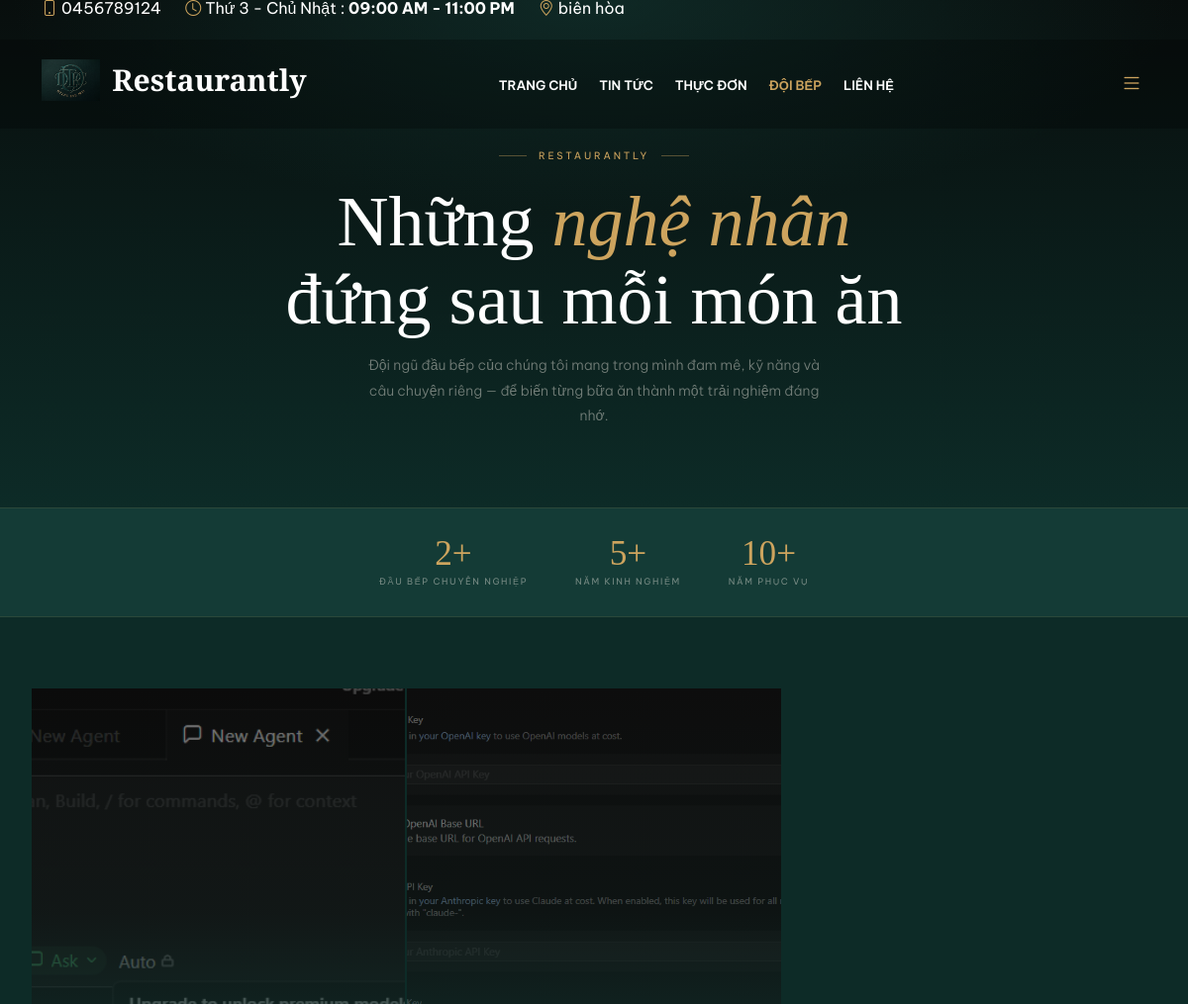
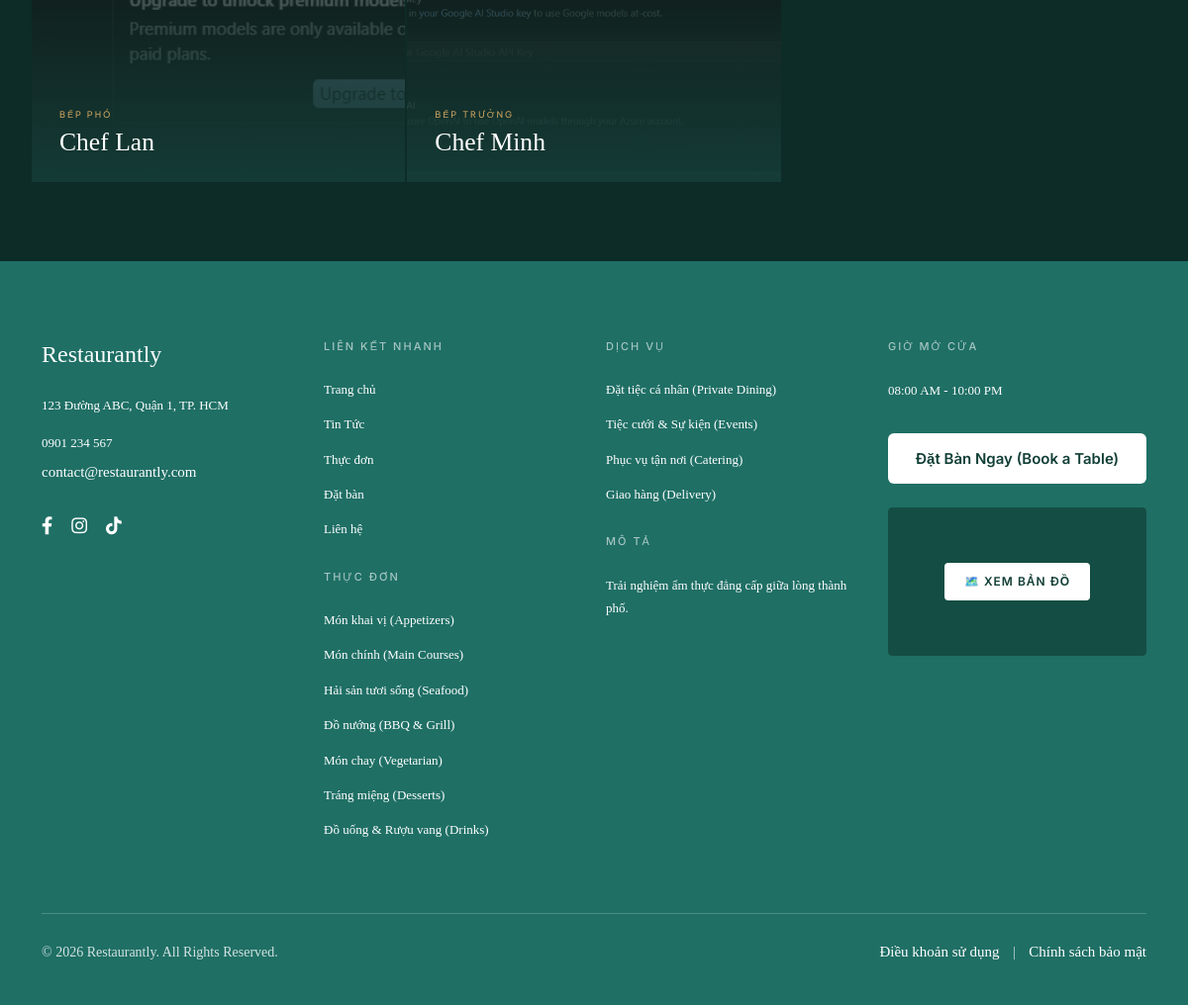
The app's page /chefs.php with its own data (2 pictures, top to bottom).
### tables this page shows
CREATE TABLE `chefs` (
  `id` int(11) NOT NULL,
  `name` varchar(100) DEFAULT NULL,
  `position` varchar(100) DEFAULT NULL,
  `image` varchar(255) DEFAULT NULL,
  `experience` int(11) DEFAULT 0,
  `specialty` varchar(255) DEFAULT NULL,
  `description` text DEFAULT NULL,
  `quote` varchar(255) DEFAULT NULL,
  `facebook` varchar(255) DEFAULT NULL,
  `instagram` varchar(255) DEFAULT NULL,
  `email` varchar(255) DEFAULT NULL,
  `is_active` tinyint(1) DEFAULT 1,
  `is_featured` tinyint(1) DEFAULT 0,
  `sort_order` int(11) DEFAULT 0
);

CREATE TABLE `footer_links` (
  `id` int(11) NOT NULL,
  `title` varchar(255) NOT NULL,
  `url` varchar(255) NOT NULL,
  `priority` int(11) DEFAULT 0
);

### chefs.php (the view, shortened to what this page needs)
<?php
$database = new Database();
$db = $database->getConnection();
$stmt = $db->prepare("SELECT * FROM chefs WHERE is_active = 1 ORDER BY sort_order ASC, id DESC");
$stmt->execute();
$chefs = $stmt->fetchAll(PDO::FETCH_ASSOC);
include __DIR__ . '/views/client/layouts/header.php';
?>
<section class="ch-hero">
  <div class="container" style="position:relative;z-index:1">
    <div class="ch-hero-eyebrow">Restaurantly</div>
    <h1>Những <em>nghệ nhân</em><br>đứng sau mỗi món ăn</h1>
    <p class="ch-hero-sub">Đội ngũ đầu bếp của chúng tôi mang trong mình đam mê, kỹ năng và câu chuyện riêng — để biến từng bữa ăn thành một trải nghiệm đáng nhớ.</p>
  </div>
</section>
<?php if(!empty($chefs)): ?>
<div class="ch-strip">
  <div class="strip-item">
    <div class="strip-num"><?= count($chefs) ?>+</div>
    <div class="strip-lbl">Đầu bếp chuyên nghiệp</div>
  </div>
  <div class="strip-item">
    <div class="strip-num"><?php
      $exp = array_sum(array_filter(array_column($chefs,'experience')));
      echo ($exp ?: 50).'+';
    ?></div>
    <div class="strip-lbl">Năm kinh nghiệm</div>
  </div>
  <div class="strip-item">
    <div class="strip-num">10+</div>
    <div class="strip-lbl">Năm phục vụ</div>
  </div>
</div>
<?php endif; ?>
<div class="ch-wrap">
  <?php if(!empty($chefs)): ?>
  <div class="ch-grid">
    <?php foreach($chefs as $chef):
      $img = !empty($chef['image'])
        ? '/restaurant-project/public/assets/img/chefs/'.htmlspecialchars($chef['image'])
        : 'https://placehold.co/400x530/143B36/cda45e?text=Chef';
    ?>
    <div class="ch-card">
      <div class="ch-img">
        <img src="<?= $img ?>"
             alt="<?= htmlspecialchars($chef['name']) ?>"
             onerror="this.src='https://placehold.co/400x530/143B36/cda45e?text=Chef'">
        <div class="ch-img-overlay"></div>
      </div>
      <div class="ch-default">
        <div class="ch-position-d"><?= htmlspecialchars($chef['position'] ?? 'Đầu Bếp') ?></div>
        <div class="ch-name-d"><?= htmlspecialchars($chef['name']) ?></div>
      </div>
    </div>
    <?php endforeach; ?>
  </div>
  <?php endif; ?>
</div>
<?php include __DIR__ . '/views/client/layouts/footer.php'; ?>

### views/client/layouts/footer.php (shortened to what this page needs)
<?php
$db = (new Database())->getConnection();
$stmt = $db->query("SELECT * FROM footer_settings");
$ft = [];
while ($row = $stmt->fetch(PDO::FETCH_ASSOC)) { $ft[$row['setting_key']] = $row['setting_value']; }
$links      = $db->query("SELECT * FROM footer_links ORDER BY priority ASC")->fetchAll(PDO::FETCH_ASSOC) ?? [];
$path_prefix = $path_prefix ?? '';
$logo       = !empty($ft['footer_logo']) ? safe_url('public/assets/img/' . $ft['footer_logo'], $path_prefix) : '';
$showSocial = ($ft['show_social'] ?? '0') == '1';
$showMap    = ($ft['show_map'] ?? '0') == '1';
?>
<footer class="footer">
    <div class="container">
        <div class="row gy-5">
            <div class="col-lg-3 col-md-6">
                <?php if ($logo): ?>
                    <img src="<?= htmlspecialchars($logo) ?>" alt="Logo" class="footer-logo">
                <?php else: ?>
                    <div style="display: flex; align-items: center; gap: 15px; margin-bottom: 25px;">
                        <h4 style="margin: 0; font-family: 'Playfair Display', serif; font-size: 24px; text-transform: none; letter-spacing: normal; color: #fff; line-height: 1.2;">
                            <?= htmlspecialchars($ft['restaurant_name'] ?? 'Restaurantly') ?>
                        </h4>
                    </div>
                <?php endif; ?>
                <div class="contact-info" style="margin-bottom: 25px;">
                    <?php if (!empty($ft['address'])): ?><p style="font-size: 13px;"><?= htmlspecialchars($ft['address']) ?></p><?php endif; ?>
                    <?php if (!empty($ft['phone'])): ?><p style="font-size: 13px; margin-top: 15px;"><?= htmlspecialchars($ft['phone']) ?></p><?php endif; ?>
                    <?php if (!empty($ft['email'])): ?><p style="font-size: 13px;"><a href="mailto:<?= htmlspecialchars($ft['email']) ?>"><?= htmlspecialchars($ft['email']) ?></a></p><?php endif; ?>
                </div>
                <?php if ($showSocial): ?>
                <div class="social-icons" style="margin-top:0">
                    <?php if (!empty($ft['facebook_url'])): ?><a href="<?= htmlspecialchars($ft['facebook_url']) ?>" target="_blank"><i class="fab fa-facebook-f"></i></a><?php endif; ?>
                    <?php if (!empty($ft['instagram_url'])): ?><a href="<?= htmlspecialchars($ft['instagram_url']) ?>" target="_blank"><i class="fab fa-instagram"></i></a><?php endif; ?>
                    <?php if (!empty($ft['tiktok_url'])): ?><a href="<?= htmlspecialchars($ft['tiktok_url']) ?>" target="_blank"><i class="fab fa-tiktok"></i></a><?php endif; ?>
                </div>
                <?php endif; ?>
            </div>
            <div class="col-lg-3 col-md-6">
                <h4>LIÊN KẾT NHANH</h4>
                <div class="explore-links" style="margin-bottom: 30px;">
                    <?php foreach ($links as $l): ?>
                        <a href="<?= htmlspecialchars(safe_url($l['url'], $path_prefix)) ?>" style="font-size: 13px;"><?= htmlspecialchars($l['title']) ?></a>
                    <?php endforeach; ?>
                </div>
                <h4>THỰC ĐƠN</h4>
                <div class="explore-links">
                    <a href="<?= safe_url('menu.php', $path_prefix) ?>#starters" style="font-size: 13px;">Món khai vị (Appetizers)</a>
                    <a href="<?= safe_url('menu.php', $path_prefix) ?>#main" style="font-size: 13px;">Món chính (Main Courses)</a>
                    <a href="<?= safe_url('menu.php', $path_prefix) ?>#seafood" style="font-size: 13px;">Hải sản tươi sống (Seafood)</a>
                    <a href="<?= safe_url('menu.php', $path_prefix) ?>#bbq" style="font-size: 13px;">Đồ nướng (BBQ & Grill)</a>
                    <a href="<?= safe_url('menu.php', $path_prefix) ?>#vegetarian" style="font-size: 13px;">Món chay (Vegetarian)</a>
                    <a href="<?= safe_url('menu.php', $path_prefix) ?>#desserts" style="font-size: 13px;">Tráng miệng (Desserts)</a>
                    <a href="<?= safe_url('menu.php', $path_prefix) ?>#drinks" style="font-size: 13px;">Đồ uống & Rượu vang (Drinks)</a>
                </div>
            </div>
            <div class="col-lg-3 col-md-6">
                <h4>DỊCH VỤ</h4>
                <div class="explore-links" style="margin-bottom: 30px;">
                    <a href="<?= safe_url('services.php', $path_prefix) ?>#private" style="font-size: 13px;">Đặt tiệc cá nhân (Private Dining)</a>
                    <a href="<?= safe_url('services.php', $path_prefix) ?>#events" style="font-size: 13px;">Tiệc cưới & Sự kiện (Events)</a>
                    <a href="<?= safe_url('services.php', $path_prefix) ?>#catering" style="font-size: 13px;">Phục vụ tận nơi (Catering)</a>
                    <a href="<?= safe_url('services.php', $path_prefix) ?>#delivery" style="font-size: 13px;">Giao hàng (Delivery)</a>
                </div>
                <h4>MÔ TẢ</h4>
                <p style="font-size: 13px; line-height: 1.8; color: #fff;"><?= nl2br(htmlspecialchars($ft['footer_description'] ?? 'Trải nghiệm ẩm thực tuyệt vời với không gian sang trọng và các món ăn được chế biến từ nguyên liệu tươi ngon nhất.')) ?></p>
            </div>
            <div class="col-lg-3 col-md-6">
                <h4>GIỜ MỞ CỬA</h4>
                <div class="contact-info" style="font-size: 13px; line-height: 2;">
                    <?php if (!empty($ft['opening_hours'])): ?>
                        <div style="white-space: pre-line;"><?= htmlspecialchars($ft['opening_hours']) ?></div>
                    <?php endif; ?>
                </div>
                <a href="<?= safe_url('booking_service.php?type=table', $path_prefix) ?>" style="display: block; text-align: center; background: #fff; color: #113f36; padding: 12px; border-radius: 6px; font-family: 'Inter', sans-serif; font-weight: 600; margin-top: 30px; text-decoration: none; transition: background 0.3s;" onmouseover="this.style.background='#e0e0e0'" onmouseout="this.style.background='#fff'">
                    Đặt Bàn Ngay (Book a Table)
                </a>
                <?php if ($showMap && !empty($ft['google_map_iframe'])): ?>
                    <div class="map-wrapper mt-4" id="footerMapWrapper">
                        <div class="map-overlay" id="footerMapOverlay" onclick="activateFooterMap()">
                            <span class="map-overlay-message">🗺️ Xem bản đồ</span>
                        </div>
                        <?= $ft['google_map_iframe'] ?>
                    </div>
                <?php endif; ?>
            </div>
        </div>
        <div class="bottom-bar">
            <div><?= htmlspecialchars($ft['copyright_text'] ?? '© 2026 Restaurantly. All Rights Reserved.') ?></div>
            <div>
                <a href="#">Điều khoản sử dụng</a>
                <span style="margin: 0 10px;">|</span>
                <a href="#">Chính sách bảo mật</a>
            </div>
        </div>
    </div>
</footer>
<link rel="stylesheet" href="https://cdnjs.cloudflare.com/ajax/libs/font-awesome/6.0.0/css/all.min.css">

### records on screen
chefs: image (picture), position "BẾP PHÓ", name "Chef Lan"
chefs: image (picture), position "BẾP TRƯỞNG", name "Chef Minh"
footer_links: title "Trang chủ"
footer_links: title "Tin Tức"
footer_links: title "Thực đơn"
footer_links: title "Đặt bàn"
footer_links: title "Liên hệ"

### other values on screen
$settings['restaurant_name'] "Restaurantly"
count($chefs) "2"
$exp ?: 50 "5"
$ft['restaurant_name'] "Restaurantly"
$ft['address'] "123 Đường ABC, Quận 1, TP. HCM"
$ft['phone'] "0901 234 567"
$ft['email'] "contact@restaurantly.com"
$ft['footer_description'] "Trải nghiệm ẩm thực đẳng cấp giữa lòng thành phố."
$ft['opening_hours'] "08:00 AM - 10:00 PM"
$ft['copyright_text'] "© 2026 Restaurantly. All Rights Reserved."
